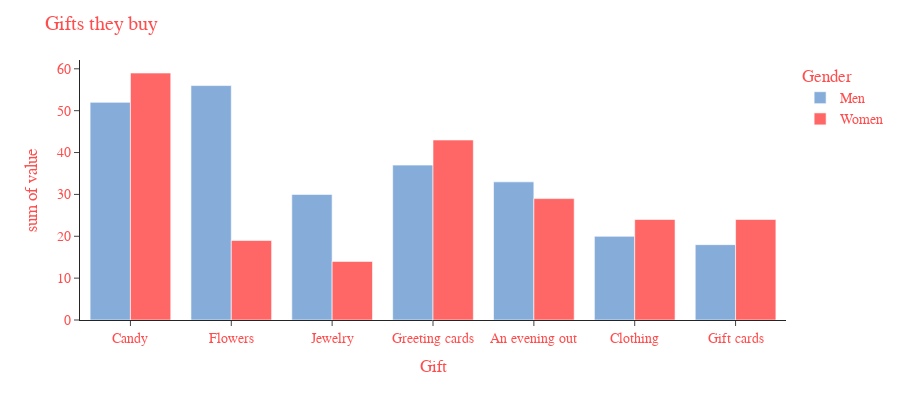

The cell this chart's notebook holds for it:
### Code cell
fig = px.histogram(pgg, x=pgg.index, y=list(pgg.columns),
             barmode='group',
             height=400,
             labels={
                      "variable" : "Gender",
                      "index" : "Gift"
                    },
             color_discrete_map={"Men" : "#86add9", "Women" : "#ff6666"}
)

fig.update_layout(
    title = "Gifts they buy",
    font=dict(
        family = font_family,
        size = 14,
        color = "#ff4d4d",
    )
)

fig.show()

### Figure 1 — Plotly figure (JSON) as saved in the notebook; plotly's stock layout.template omitted (floating-point values rounded to 4 significant figures)
{"data": [{"alignmentgroup": "True", "bingroup": "x", "histfunc": "sum", "hovertemplate": "Gender=Men<br>Gift=%{x}<br>sum of value=%{y}<extra></extra>", "legendgroup": "Men", "marker": {"color": "#86add9", "pattern": {"shape": ""}}, "name": "Men", "offsetgroup": "Men", "orientation": "v", "showlegend": true, "type": "histogram", "x": ["Candy", "Flowers", "Jewelry", "Greeting cards", "An evening out", "Clothing", "Gift cards"], "xaxis": "x", "y": ["52", "56", "30", "37", "33", "20", "18"], "yaxis": "y"}, {"alignmentgroup": "True", "bingroup": "x", "histfunc": "sum", "hovertemplate": "Gender=Women<br>Gift=%{x}<br>sum of value=%{y}<extra></extra>", "legendgroup": "Women", "marker": {"color": "#ff6666", "pattern": {"shape": ""}}, "name": "Women", "offsetgroup": "Women", "orientation": "v", "showlegend": true, "type": "histogram", "x": ["Candy", "Flowers", "Jewelry", "Greeting cards", "An evening out", "Clothing", "Gift cards"], "xaxis": "x", "y": ["59", "19", "14", "43", "29", "24", "24"], "yaxis": "y"}], "layout": {"barmode": "group", "font": {"color": "#ff4d4d", "family": "Verdana", "size": 14}, "height": 400, "legend": {"title": {"text": "Gender"}, "tracegroupgap": 0}, "margin": {"t": 60}, "title": {"text": "Gifts they buy"}, "xaxis": {"anchor": "y", "domain": [0, 1], "title": {"text": "Gift"}}, "yaxis": {"anchor": "x", "domain": [0, 1], "title": {"text": "sum of value"}}}}
